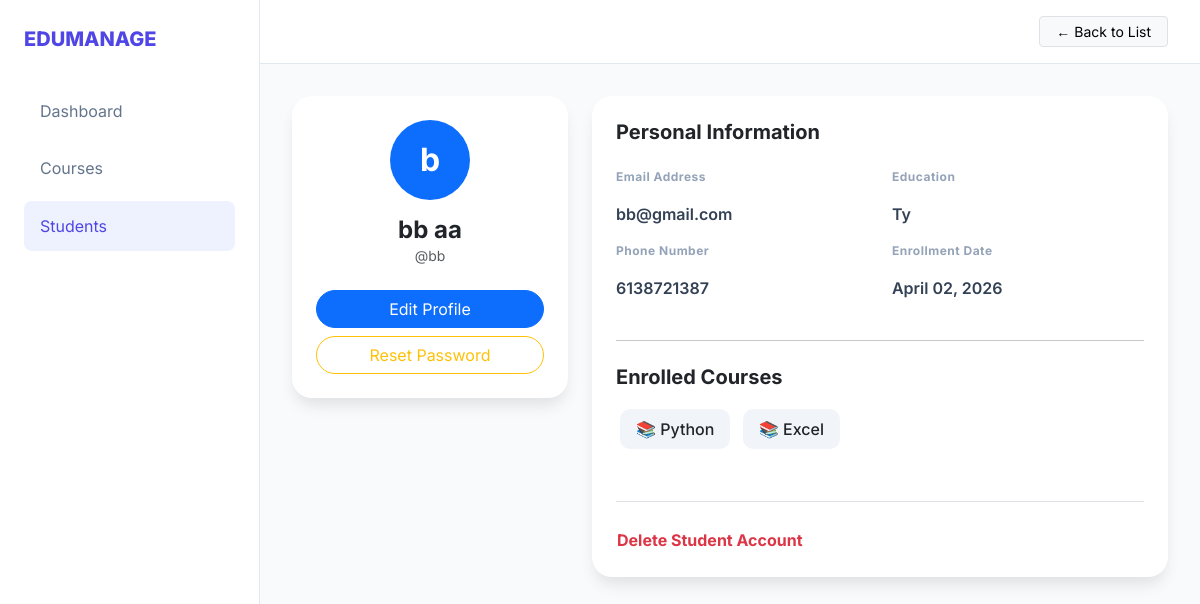
Screenshot of /admin-panel/students/2/ (signed in) with the database file from the repository.
### student/models.py (models this page shows, shortened)
class Student(models.Model):
    user = models.OneToOneField(User, on_delete=models.CASCADE, related_name="student_profile")
    middle_name = models.CharField(max_length=50, blank=True, null=True)
    last_name = models.CharField(max_length=50)
    phone = models.CharField(max_length=15)
    birthdate = models.DateField(blank=True, null=True)
    education = models.CharField(max_length=255, blank=True, null=True)
    enrollment_date = models.DateField(auto_now_add=True)
    courses = models.ManyToManyField(Course, related_name="enrolled_students")
    id_card_generated = models.BooleanField(default=False)
    roll_number = models.CharField(max_length=20, blank=True)

### myapp/models.py (models this page shows, shortened)
class Course(models.Model):
    name = models.CharField(max_length=255)
    category = models.CharField(max_length=100)
    description = models.TextField()
    duration = models.IntegerField(help_text="Duration in hours")
    price = models.DecimalField(max_digits=8, decimal_places=2)

### myapp/views.py (the view)
# urls.py: path('students/<int:student_id>/', views.student_detail, name='student_detail'),
@login_required
def student_detail(request, student_id):
    student = get_object_or_404(Student, id=student_id)
    return render(request, "myapp/student_detail.html", {"student": student})

### myapp/templates/myapp/student_detail.html (shortened to what this page needs)
<!DOCTYPE html>
<html lang="en">
<head>
    <link href="https://cdn.jsdelivr.net/npm/bootstrap@5.3.0/dist/css/bootstrap.min.css" rel="stylesheet" />
</head>
<body>
    <aside class="sidebar">
        <a href="{% url 'myapp:dashboard' %}" class="sidebar-brand">EDUMANAGE</a>
        <nav>
            <a href="{% url 'myapp:dashboard' %}" class="nav-link-custom">Dashboard</a>
            <a href="{% url 'myapp:courses' %}" class="nav-link-custom">Courses</a>
            <a href="{% url 'myapp:students' %}" class="nav-link-custom" style="background: #eef2ff; color: #4f46e5;">Students</a>
        </nav>
    </aside>
    <header class="top-header">
        <a href="{% url 'myapp:students' %}" class="btn btn-sm btn-light border px-3">← Back to List</a>
    </header>
    <main class="main-content">
        <div class="row g-4">
            <div class="col-lg-4 text-center">
                <div class="card profile-card p-4 mb-4">
                    <div class="bg-primary text-white rounded-circle mx-auto d-flex align-items-center justify-content-center mb-3" style="width: 80px; height: 80px; font-size: 2rem; font-weight: 700;">
                        {{ student.user.first_name|first }}
                    </div>
                    <h4 class="fw-bold mb-0">{{ student.user.first_name }} {{ student.last_name }}</h4>
                    <p class="text-muted small mb-4">@{{ student.user.username }}</p>
                    <div class="d-grid gap-2">
                        <a href="{% url 'myapp:update_student' student.id %}" class="btn btn-primary rounded-pill">Edit Profile</a>
                        <a href="{% url 'myapp:reset_student_password' student.id %}" class="btn btn-outline-warning rounded-pill">Reset Password</a>
                    </div>
                </div>
            </div>
            <div class="col-lg-8">
                <div class="card profile-card p-4">
                    <h5 class="fw-bold mb-4">Personal Information</h5>
                    <div class="row">
                        <div class="col-md-6">
                            <p class="info-label">Email Address</p>
                            <p class="info-value">{{ student.user.email }}</p>
                            <p class="info-label">Phone Number</p>
                            <p class="info-value">{{ student.phone|default:"N/A" }}</p>
                        </div>
                        <div class="col-md-6">
                            <p class="info-label">Education</p>
                            <p class="info-value">{{ student.education }}</p>
                            <p class="info-label">Enrollment Date</p>
                            <p class="info-value">{{ student.enrollment_date|date:"F d, Y" }}</p>
                        </div>
                    </div>
                    <hr class="my-4">
                    <h5 class="fw-bold mb-3">Enrolled Courses</h5>
                    <div>
                        {% for course in student.courses.all %}
                            <span class="course-badge">📚 {{ course.name }}</span>
                        {% empty %}
                            <p class="text-muted">Not enrolled in any courses.</p>
                        {% endfor %}
                    </div>
                    <div class="mt-5 border-top pt-4">
                        <form action="{% url 'myapp:delete_student' student.id %}" method="post" onsubmit="return confirm('Delete this student permanently?')">
                            <button type="submit" class="btn btn-link text-danger p-0 text-decoration-none small fw-bold">Delete Student Account</button>
                        </form>
                    </div>
                </div>
            </div>
        </div>
    </main>
</body>
</html>

### myapp/templates/myapp/student_detail.html (style rules this page uses)
:root { --sidebar-width: 260px; --primary: #4f46e5; --bg: #f8fafc; }
body { font-family: 'Inter', sans-serif; background-color: var(--bg); color: #1e293b; margin: 0; }
.sidebar { width: var(--sidebar-width); height: 100vh; position: fixed; background: #fff; border-right: 1px solid #e2e8f0; padding: 1.5rem; z-index: 1000; }
.sidebar-brand { font-size: 1.25rem; font-weight: 800; color: var(--primary); text-decoration: none; display: block; margin-bottom: 2rem; }
.nav-link-custom { display: flex; align-items: center; padding: 0.8rem 1rem; color: #64748b; text-decoration: none; border-radius: 8px; margin-bottom: 0.5rem; }
.main-content { margin-left: var(--sidebar-width); padding: 2rem; }
.top-header { background: #fff; border-bottom: 1px solid #e2e8f0; padding: 1rem 2rem; display: flex; justify-content: flex-end; margin-left: var(--sidebar-width); }
.profile-card { border: none; border-radius: 20px; box-shadow: 0 10px 15px -3px rgba(0,0,0,0.1); overflow: hidden; }
.info-label { font-size: 0.75rem; text-uppercase: uppercase; font-weight: 700; color: #94a3b8; letter-spacing: 0.5px; }
.info-value { font-weight: 600; color: #334155; margin-bottom: 1rem; }
.course-badge { padding: 0.5rem 1rem; background: #f1f5f9; border-radius: 10px; font-weight: 500; display: inline-block; margin: 0.25rem; }

### rows the page displays
Student: user.first_name|first "b", user.first_name "bb", last_name "aa", user.username "bb", user.email "bb@gmail.com", phone "6138721387", education "Ty", enrollment_date "April 02, 2026"
Course: name "Python"
Course: name "Excel"
